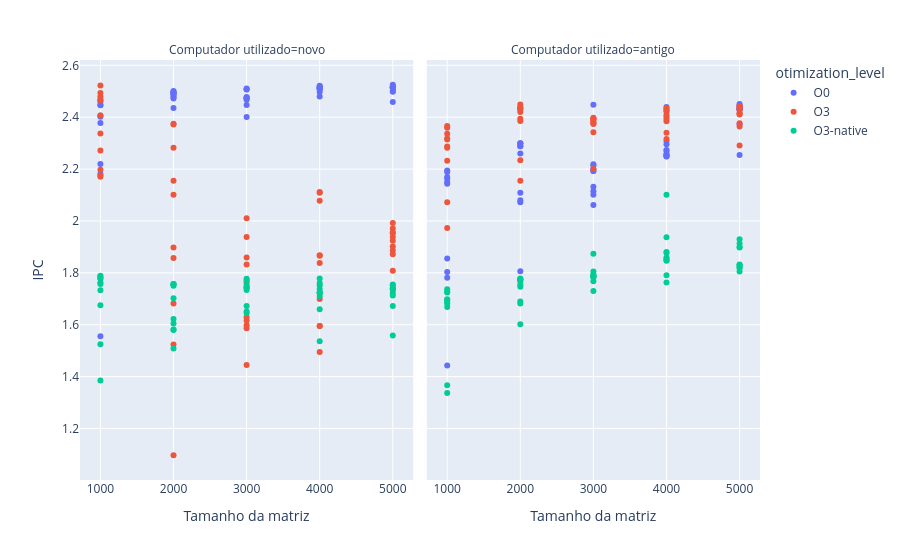
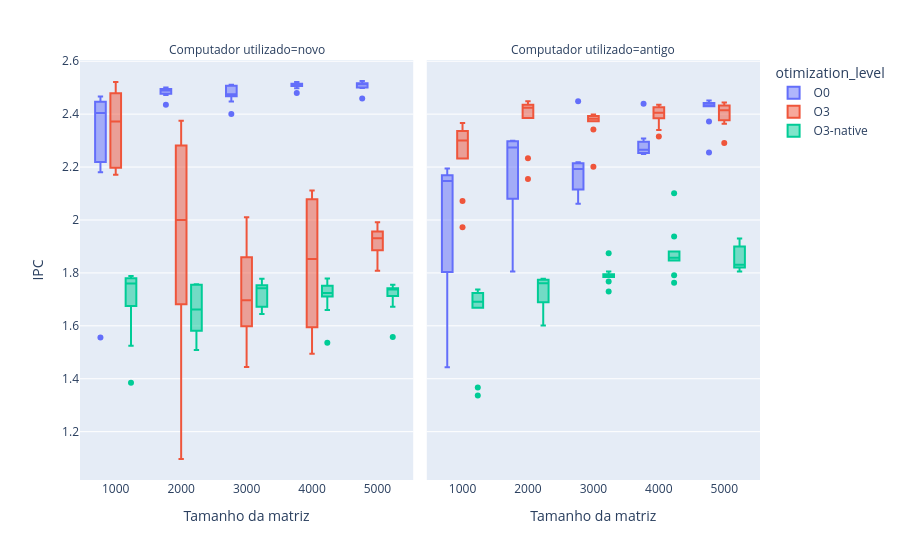

Notebook source saved alongside these figures, in order:
### Code cell
plot_IPC_to_size= px.scatter(complete_metrics, x="matrix_size", y="IPC",
                            facet_col="used_computer", color="otimization_level",
                            hover_data=["time_elapsed", "CPI", "branch-miss-rate", "cache-miss-rate"],
                              labels={
                                    "matrix_size": "Tamanho da matriz",
                                    "time_elapsed": "Tempo de execução (s)",
                                    "used_computer": "Computador utilizado",
                                    "optimization_level": "Nível de otimização",
                                    "branch-miss-rate": "Taxa de Erros de Predição",
                                    "cache-miss-rate": "Taxa de Erros de Acesso a cache"
                                 }                            
                        )
plot_IPC_to_size.update_layout(xaxis={"type": "category"})
plot_IPC_to_size.show()
plot_IPC_to_size.write_html("graficos/scatter_IPC_to_matrix_size.html")
plot_IPC_to_size.write_image("graficos/images/scatter_IPC_to_matrix_size.png")

boxplot_IPC_to_size= px.box(complete_metrics, x="matrix_size", y="IPC",
                            facet_col="used_computer", color="otimization_level",
                            hover_data=["time_elapsed", "CPI", "branch-miss-rate", "cache-miss-rate"],
                              labels={
                                    "matrix_size": "Tamanho da matriz",
                                    "time_elapsed": "Tempo de execução (s)",
                                    "used_computer": "Computador utilizado",
                                    "optimization_level": "Nível de otimização",
                                    "branch-miss-rate": "Taxa de Erros de Predição",
                                    "cache-miss-rate": "Taxa de Erros de Acesso a cache"
                                 }                            
                        )
boxplot_IPC_to_size.update_layout(xaxis={"type": "category"})
boxplot_IPC_to_size.show()
boxplot_IPC_to_size.write_html("graficos/box_IPC_to_matrix_size.html")
boxplot_IPC_to_size.write_image("graficos/images/box_IPC_to_matrix_size.png")

### Figure 1 — Plotly figure (JSON) as saved in the notebook; plotly's stock layout.template omitted (floating-point values rounded to 4 significant figures; data arrays with more than 128 entries replaced by an {"elided": "..."} marker saying what was removed)
{"data": [{"customdata": {"elided": "50x4 float values"}, "hovertemplate": "otimization_level=O0<br>Computador utilizado=novo<br>Tamanho da matriz=%{x}<br>IPC=%{y}<br>Tempo de execução (s)=%{customdata[0]}<br>CPI=%{customdata[1]}<br>Taxa de Erros de Predição=%{customdata[2]}<br>Taxa de Erros de Acesso a cache=%{customdata[3]}<extra></extra>", "legendgroup": "O0", "marker": {"color": "#636efa", "symbol": "circle"}, "mode": "markers", "name": "O0", "orientation": "v", "showlegend": true, "type": "scatter", "x": [1000, 1000, 1000, 1000, 1000, 1000, 1000, 1000, 1000, 1000, 2000, 2000, 2000, 2000, 2000, 2000, 2000, 2000, 2000, 2000, 3000, 3000, 3000, 3000, 3000, 3000, 3000, 3000, 3000, 3000, 4000, 4000, 4000, 4000, 4000, 4000, 4000, 4000, 4000, 4000, 5000, 5000, 5000, 5000, 5000, 5000, 5000, 5000, 5000, 5000], "xaxis": "x", "y": [2.446, 2.467, 2.219, 2.447, 2.406, 2.378, 1.556, 2.402, 2.459, 2.181, 2.473, 2.49, 2.489, 2.477, 2.498, 2.501, 2.495, 2.483, 2.491, 2.436, 2.472, 2.474, 2.508, 2.468, 2.507, 2.478, 2.476, 2.401, 2.447, 2.511, 2.48, 2.497, 2.507, 2.511, 2.514, 2.514, 2.513, 2.512, 2.518, 2.522, 2.499, 2.514, 2.515, 2.501, 2.513, 2.519, 2.525, 2.516, 2.513, 2.459], "yaxis": "y"}, {"customdata": {"elided": "50x4 float values"}, "hovertemplate": "otimization_level=O0<br>Computador utilizado=antigo<br>Tamanho da matriz=%{x}<br>IPC=%{y}<br>Tempo de execução (s)=%{customdata[0]}<br>CPI=%{customdata[1]}<br>Taxa de Erros de Predição=%{customdata[2]}<br>Taxa de Erros de Acesso a cache=%{customdata[3]}<extra></extra>", "legendgroup": "O0", "marker": {"color": "#636efa", "symbol": "circle"}, "mode": "markers", "name": "O0", "orientation": "v", "showlegend": false, "type": "scatter", "x": [1000, 1000, 1000, 1000, 1000, 1000, 1000, 1000, 1000, 1000, 2000, 2000, 2000, 2000, 2000, 2000, 2000, 2000, 2000, 2000, 3000, 3000, 3000, 3000, 3000, 3000, 3000, 3000, 3000, 3000, 4000, 4000, 4000, 4000, 4000, 4000, 4000, 4000, 4000, 4000, 5000, 5000, 5000, 5000, 5000, 5000, 5000, 5000, 5000, 5000], "xaxis": "x2", "y": [1.804, 1.443, 2.194, 2.169, 1.856, 2.144, 2.164, 1.781, 2.15, 2.189, 1.806, 2.288, 2.288, 2.298, 2.109, 2.08, 2.072, 2.261, 2.299, 2.299, 2.448, 2.132, 2.115, 2.101, 2.214, 2.219, 2.193, 2.2, 2.062, 2.193, 2.439, 2.254, 2.249, 2.296, 2.26, 2.25, 2.253, 2.274, 2.271, 2.308, 2.451, 2.255, 2.442, 2.445, 2.435, 2.434, 2.43, 2.431, 2.373, 2.432], "yaxis": "y2"}, {"customdata": {"elided": "50x4 float values"}, "hovertemplate": "otimization_level=O3<br>Computador utilizado=novo<br>Tamanho da matriz=%{x}<br>IPC=%{y}<br>Tempo de execução (s)=%{customdata[0]}<br>CPI=%{customdata[1]}<br>Taxa de Erros de Predição=%{customdata[2]}<br>Taxa de Erros de Acesso a cache=%{customdata[3]}<extra></extra>", "legendgroup": "O3", "marker": {"color": "#EF553B", "symbol": "circle"}, "mode": "markers", "name": "O3", "orientation": "v", "showlegend": true, "type": "scatter", "x": [1000, 1000, 1000, 1000, 1000, 1000, 1000, 1000, 1000, 1000, 2000, 2000, 2000, 2000, 2000, 2000, 2000, 2000, 2000, 2000, 3000, 3000, 3000, 3000, 3000, 3000, 3000, 3000, 3000, 3000, 4000, 4000, 4000, 4000, 4000, 4000, 4000, 4000, 4000, 4000, 5000, 5000, 5000, 5000, 5000, 5000, 5000, 5000, 5000, 5000], "xaxis": "x", "y": [2.171, 2.198, 2.479, 2.175, 2.338, 2.407, 2.465, 2.271, 2.522, 2.493, 2.372, 2.282, 2.101, 2.375, 1.097, 1.898, 1.523, 1.682, 2.155, 1.858, 1.832, 1.859, 2.01, 1.938, 1.445, 1.764, 1.598, 1.587, 1.629, 1.616, 1.495, 1.595, 1.595, 1.699, 1.868, 2.109, 2.078, 2.112, 1.838, 1.866, 1.808, 1.956, 1.971, 1.953, 1.901, 1.923, 1.886, 1.992, 1.938, 1.871], "yaxis": "y"}, {"customdata": {"elided": "50x4 float values"}, "hovertemplate": "otimization_level=O3<br>Computador utilizado=antigo<br>Tamanho da matriz=%{x}<br>IPC=%{y}<br>Tempo de execução (s)=%{customdata[0]}<br>CPI=%{customdata[1]}<br>Taxa de Erros de Predição=%{customdata[2]}<br>Taxa de Erros de Acesso a cache=%{customdata[3]}<extra></extra>", "legendgroup": "O3", "marker": {"color": "#EF553B", "symbol": "circle"}, "mode": "markers", "name": "O3", "orientation": "v", "showlegend": false, "type": "scatter", "x": [1000, 1000, 1000, 1000, 1000, 1000, 1000, 1000, 1000, 1000, 2000, 2000, 2000, 2000, 2000, 2000, 2000, 2000, 2000, 2000, 3000, 3000, 3000, 3000, 3000, 3000, 3000, 3000, 3000, 3000, 4000, 4000, 4000, 4000, 4000, 4000, 4000, 4000, 4000, 4000, 5000, 5000, 5000, 5000, 5000, 5000, 5000, 5000, 5000, 5000], "xaxis": "x2", "y": [2.314, 2.287, 2.336, 2.366, 2.36, 2.282, 2.318, 2.232, 2.072, 1.973, 2.436, 2.386, 2.42, 2.394, 2.438, 2.429, 2.449, 2.155, 2.432, 2.234, 2.379, 2.393, 2.374, 2.394, 2.342, 2.386, 2.201, 2.398, 2.393, 2.377, 2.426, 2.408, 2.34, 2.316, 2.421, 2.43, 2.436, 2.384, 2.402, 2.393, 2.412, 2.411, 2.443, 2.433, 2.377, 2.364, 2.291, 2.417, 2.444, 2.429], "yaxis": "y2"}, {"customdata": {"elided": "50x4 float values"}, "hovertemplate": "otimization_level=O3-native<br>Computador utilizado=novo<br>Tamanho da matriz=%{x}<br>IPC=%{y}<br>Tempo de execução (s)=%{customdata[0]}<br>CPI=%{customdata[1]}<br>Taxa de Erros de Predição=%{customdata[2]}<br>Taxa de Erros de Acesso a cache=%{customdata[3]}<extra></extra>", "legendgroup": "O3-native", "marker": {"color": "#00cc96", "symbol": "circle"}, "mode": "markers", "name": "O3-native", "orientation": "v", "showlegend": true, "type": "scatter", "x": [1000, 1000, 1000, 1000, 1000, 1000, 1000, 1000, 1000, 1000, 2000, 2000, 2000, 2000, 2000, 2000, 2000, 2000, 2000, 2000, 3000, 3000, 3000, 3000, 3000, 3000, 3000, 3000, 3000, 3000, 4000, 4000, 4000, 4000, 4000, 4000, 4000, 4000, 4000, 4000, 5000, 5000, 5000, 5000, 5000, 5000, 5000, 5000, 5000, 5000], "xaxis": "x", "y": [1.757, 1.675, 1.779, 1.762, 1.777, 1.385, 1.733, 1.788, 1.524, 1.787, 1.757, 1.75, 1.755, 1.757, 1.58, 1.508, 1.622, 1.605, 1.702, 1.581, 1.746, 1.645, 1.672, 1.733, 1.651, 1.741, 1.753, 1.742, 1.778, 1.771, 1.711, 1.778, 1.737, 1.66, 1.723, 1.761, 1.725, 1.752, 1.722, 1.536, 1.738, 1.724, 1.738, 1.736, 1.713, 1.672, 1.742, 1.558, 1.756, 1.752], "yaxis": "y"}, {"customdata": {"elided": "50x4 float values"}, "hovertemplate": "otimization_level=O3-native<br>Computador utilizado=antigo<br>Tamanho da matriz=%{x}<br>IPC=%{y}<br>Tempo de execução (s)=%{customdata[0]}<br>CPI=%{customdata[1]}<br>Taxa de Erros de Predição=%{customdata[2]}<br>Taxa de Erros de Acesso a cache=%{customdata[3]}<extra></extra>", "legendgroup": "O3-native", "marker": {"color": "#00cc96", "symbol": "circle"}, "mode": "markers", "name": "O3-native", "orientation": "v", "showlegend": false, "type": "scatter", "x": [1000, 1000, 1000, 1000, 1000, 1000, 1000, 1000, 1000, 1000, 2000, 2000, 2000, 2000, 2000, 2000, 2000, 2000, 2000, 2000, 3000, 3000, 3000, 3000, 3000, 3000, 3000, 3000, 3000, 3000, 4000, 4000, 4000, 4000, 4000, 4000, 4000, 4000, 4000, 4000, 5000, 5000, 5000, 5000, 5000, 5000, 5000, 5000, 5000, 5000], "xaxis": "x2", "y": [1.695, 1.337, 1.367, 1.682, 1.668, 1.698, 1.737, 1.727, 1.724, 1.688, 1.768, 1.746, 1.601, 1.774, 1.774, 1.778, 1.775, 1.682, 1.689, 1.754, 1.73, 1.768, 1.789, 1.795, 1.785, 1.785, 1.784, 1.874, 1.806, 1.786, 1.881, 1.791, 1.937, 1.763, 1.878, 1.847, 1.859, 1.848, 2.101, 1.854, 1.93, 1.82, 1.913, 1.82, 1.805, 1.832, 1.898, 1.828, 1.9, 1.83], "yaxis": "y2"}], "layout": {"annotations": [{"font": {}, "showarrow": false, "text": "Computador utilizado=novo", "x": 0.245, "xanchor": "center", "xref": "paper", "y": 1, "yanchor": "bottom", "yref": "paper"}, {"font": {}, "showarrow": false, "text": "Computador utilizado=antigo", "x": 0.755, "xanchor": "center", "xref": "paper", "y": 1, "yanchor": "bottom", "yref": "paper"}], "legend": {"title": {"text": "otimization_level"}, "tracegroupgap": 0}, "margin": {"t": 60}, "xaxis": {"anchor": "y", "domain": [0, 0.49], "title": {"text": "Tamanho da matriz"}, "type": "category"}, "xaxis2": {"anchor": "y2", "domain": [0.51, 1], "matches": "x", "title": {"text": "Tamanho da matriz"}}, "yaxis": {"anchor": "x", "domain": [0, 1], "title": {"text": "IPC"}}, "yaxis2": {"anchor": "x2", "domain": [0, 1], "matches": "y", "showticklabels": false}}}

### Figure 2 — Plotly figure (JSON) as saved in the notebook; plotly's stock layout.template omitted (floating-point values rounded to 4 significant figures; data arrays with more than 128 entries replaced by an {"elided": "..."} marker saying what was removed)
{"data": [{"alignmentgroup": "True", "customdata": {"elided": "50x4 float values"}, "hovertemplate": "otimization_level=O0<br>Computador utilizado=novo<br>Tamanho da matriz=%{x}<br>IPC=%{y}<br>Tempo de execução (s)=%{customdata[0]}<br>CPI=%{customdata[1]}<br>Taxa de Erros de Predição=%{customdata[2]}<br>Taxa de Erros de Acesso a cache=%{customdata[3]}<extra></extra>", "legendgroup": "O0", "marker": {"color": "#636efa"}, "name": "O0", "notched": false, "offsetgroup": "O0", "orientation": "v", "showlegend": true, "type": "box", "x": [1000, 1000, 1000, 1000, 1000, 1000, 1000, 1000, 1000, 1000, 2000, 2000, 2000, 2000, 2000, 2000, 2000, 2000, 2000, 2000, 3000, 3000, 3000, 3000, 3000, 3000, 3000, 3000, 3000, 3000, 4000, 4000, 4000, 4000, 4000, 4000, 4000, 4000, 4000, 4000, 5000, 5000, 5000, 5000, 5000, 5000, 5000, 5000, 5000, 5000], "x0": " ", "xaxis": "x", "y": [2.446, 2.467, 2.219, 2.447, 2.406, 2.378, 1.556, 2.402, 2.459, 2.181, 2.473, 2.49, 2.489, 2.477, 2.498, 2.501, 2.495, 2.483, 2.491, 2.436, 2.472, 2.474, 2.508, 2.468, 2.507, 2.478, 2.476, 2.401, 2.447, 2.511, 2.48, 2.497, 2.507, 2.511, 2.514, 2.514, 2.513, 2.512, 2.518, 2.522, 2.499, 2.514, 2.515, 2.501, 2.513, 2.519, 2.525, 2.516, 2.513, 2.459], "y0": " ", "yaxis": "y"}, {"alignmentgroup": "True", "customdata": {"elided": "50x4 float values"}, "hovertemplate": "otimization_level=O0<br>Computador utilizado=antigo<br>Tamanho da matriz=%{x}<br>IPC=%{y}<br>Tempo de execução (s)=%{customdata[0]}<br>CPI=%{customdata[1]}<br>Taxa de Erros de Predição=%{customdata[2]}<br>Taxa de Erros de Acesso a cache=%{customdata[3]}<extra></extra>", "legendgroup": "O0", "marker": {"color": "#636efa"}, "name": "O0", "notched": false, "offsetgroup": "O0", "orientation": "v", "showlegend": false, "type": "box", "x": [1000, 1000, 1000, 1000, 1000, 1000, 1000, 1000, 1000, 1000, 2000, 2000, 2000, 2000, 2000, 2000, 2000, 2000, 2000, 2000, 3000, 3000, 3000, 3000, 3000, 3000, 3000, 3000, 3000, 3000, 4000, 4000, 4000, 4000, 4000, 4000, 4000, 4000, 4000, 4000, 5000, 5000, 5000, 5000, 5000, 5000, 5000, 5000, 5000, 5000], "x0": " ", "xaxis": "x2", "y": [1.804, 1.443, 2.194, 2.169, 1.856, 2.144, 2.164, 1.781, 2.15, 2.189, 1.806, 2.288, 2.288, 2.298, 2.109, 2.08, 2.072, 2.261, 2.299, 2.299, 2.448, 2.132, 2.115, 2.101, 2.214, 2.219, 2.193, 2.2, 2.062, 2.193, 2.439, 2.254, 2.249, 2.296, 2.26, 2.25, 2.253, 2.274, 2.271, 2.308, 2.451, 2.255, 2.442, 2.445, 2.435, 2.434, 2.43, 2.431, 2.373, 2.432], "y0": " ", "yaxis": "y2"}, {"alignmentgroup": "True", "customdata": {"elided": "50x4 float values"}, "hovertemplate": "otimization_level=O3<br>Computador utilizado=novo<br>Tamanho da matriz=%{x}<br>IPC=%{y}<br>Tempo de execução (s)=%{customdata[0]}<br>CPI=%{customdata[1]}<br>Taxa de Erros de Predição=%{customdata[2]}<br>Taxa de Erros de Acesso a cache=%{customdata[3]}<extra></extra>", "legendgroup": "O3", "marker": {"color": "#EF553B"}, "name": "O3", "notched": false, "offsetgroup": "O3", "orientation": "v", "showlegend": true, "type": "box", "x": [1000, 1000, 1000, 1000, 1000, 1000, 1000, 1000, 1000, 1000, 2000, 2000, 2000, 2000, 2000, 2000, 2000, 2000, 2000, 2000, 3000, 3000, 3000, 3000, 3000, 3000, 3000, 3000, 3000, 3000, 4000, 4000, 4000, 4000, 4000, 4000, 4000, 4000, 4000, 4000, 5000, 5000, 5000, 5000, 5000, 5000, 5000, 5000, 5000, 5000], "x0": " ", "xaxis": "x", "y": [2.171, 2.198, 2.479, 2.175, 2.338, 2.407, 2.465, 2.271, 2.522, 2.493, 2.372, 2.282, 2.101, 2.375, 1.097, 1.898, 1.523, 1.682, 2.155, 1.858, 1.832, 1.859, 2.01, 1.938, 1.445, 1.764, 1.598, 1.587, 1.629, 1.616, 1.495, 1.595, 1.595, 1.699, 1.868, 2.109, 2.078, 2.112, 1.838, 1.866, 1.808, 1.956, 1.971, 1.953, 1.901, 1.923, 1.886, 1.992, 1.938, 1.871], "y0": " ", "yaxis": "y"}, {"alignmentgroup": "True", "customdata": {"elided": "50x4 float values"}, "hovertemplate": "otimization_level=O3<br>Computador utilizado=antigo<br>Tamanho da matriz=%{x}<br>IPC=%{y}<br>Tempo de execução (s)=%{customdata[0]}<br>CPI=%{customdata[1]}<br>Taxa de Erros de Predição=%{customdata[2]}<br>Taxa de Erros de Acesso a cache=%{customdata[3]}<extra></extra>", "legendgroup": "O3", "marker": {"color": "#EF553B"}, "name": "O3", "notched": false, "offsetgroup": "O3", "orientation": "v", "showlegend": false, "type": "box", "x": [1000, 1000, 1000, 1000, 1000, 1000, 1000, 1000, 1000, 1000, 2000, 2000, 2000, 2000, 2000, 2000, 2000, 2000, 2000, 2000, 3000, 3000, 3000, 3000, 3000, 3000, 3000, 3000, 3000, 3000, 4000, 4000, 4000, 4000, 4000, 4000, 4000, 4000, 4000, 4000, 5000, 5000, 5000, 5000, 5000, 5000, 5000, 5000, 5000, 5000], "x0": " ", "xaxis": "x2", "y": [2.314, 2.287, 2.336, 2.366, 2.36, 2.282, 2.318, 2.232, 2.072, 1.973, 2.436, 2.386, 2.42, 2.394, 2.438, 2.429, 2.449, 2.155, 2.432, 2.234, 2.379, 2.393, 2.374, 2.394, 2.342, 2.386, 2.201, 2.398, 2.393, 2.377, 2.426, 2.408, 2.34, 2.316, 2.421, 2.43, 2.436, 2.384, 2.402, 2.393, 2.412, 2.411, 2.443, 2.433, 2.377, 2.364, 2.291, 2.417, 2.444, 2.429], "y0": " ", "yaxis": "y2"}, {"alignmentgroup": "True", "customdata": {"elided": "50x4 float values"}, "hovertemplate": "otimization_level=O3-native<br>Computador utilizado=novo<br>Tamanho da matriz=%{x}<br>IPC=%{y}<br>Tempo de execução (s)=%{customdata[0]}<br>CPI=%{customdata[1]}<br>Taxa de Erros de Predição=%{customdata[2]}<br>Taxa de Erros de Acesso a cache=%{customdata[3]}<extra></extra>", "legendgroup": "O3-native", "marker": {"color": "#00cc96"}, "name": "O3-native", "notched": false, "offsetgroup": "O3-native", "orientation": "v", "showlegend": true, "type": "box", "x": [1000, 1000, 1000, 1000, 1000, 1000, 1000, 1000, 1000, 1000, 2000, 2000, 2000, 2000, 2000, 2000, 2000, 2000, 2000, 2000, 3000, 3000, 3000, 3000, 3000, 3000, 3000, 3000, 3000, 3000, 4000, 4000, 4000, 4000, 4000, 4000, 4000, 4000, 4000, 4000, 5000, 5000, 5000, 5000, 5000, 5000, 5000, 5000, 5000, 5000], "x0": " ", "xaxis": "x", "y": [1.757, 1.675, 1.779, 1.762, 1.777, 1.385, 1.733, 1.788, 1.524, 1.787, 1.757, 1.75, 1.755, 1.757, 1.58, 1.508, 1.622, 1.605, 1.702, 1.581, 1.746, 1.645, 1.672, 1.733, 1.651, 1.741, 1.753, 1.742, 1.778, 1.771, 1.711, 1.778, 1.737, 1.66, 1.723, 1.761, 1.725, 1.752, 1.722, 1.536, 1.738, 1.724, 1.738, 1.736, 1.713, 1.672, 1.742, 1.558, 1.756, 1.752], "y0": " ", "yaxis": "y"}, {"alignmentgroup": "True", "customdata": {"elided": "50x4 float values"}, "hovertemplate": "otimization_level=O3-native<br>Computador utilizado=antigo<br>Tamanho da matriz=%{x}<br>IPC=%{y}<br>Tempo de execução (s)=%{customdata[0]}<br>CPI=%{customdata[1]}<br>Taxa de Erros de Predição=%{customdata[2]}<br>Taxa de Erros de Acesso a cache=%{customdata[3]}<extra></extra>", "legendgroup": "O3-native", "marker": {"color": "#00cc96"}, "name": "O3-native", "notched": false, "offsetgroup": "O3-native", "orientation": "v", "showlegend": false, "type": "box", "x": [1000, 1000, 1000, 1000, 1000, 1000, 1000, 1000, 1000, 1000, 2000, 2000, 2000, 2000, 2000, 2000, 2000, 2000, 2000, 2000, 3000, 3000, 3000, 3000, 3000, 3000, 3000, 3000, 3000, 3000, 4000, 4000, 4000, 4000, 4000, 4000, 4000, 4000, 4000, 4000, 5000, 5000, 5000, 5000, 5000, 5000, 5000, 5000, 5000, 5000], "x0": " ", "xaxis": "x2", "y": [1.695, 1.337, 1.367, 1.682, 1.668, 1.698, 1.737, 1.727, 1.724, 1.688, 1.768, 1.746, 1.601, 1.774, 1.774, 1.778, 1.775, 1.682, 1.689, 1.754, 1.73, 1.768, 1.789, 1.795, 1.785, 1.785, 1.784, 1.874, 1.806, 1.786, 1.881, 1.791, 1.937, 1.763, 1.878, 1.847, 1.859, 1.848, 2.101, 1.854, 1.93, 1.82, 1.913, 1.82, 1.805, 1.832, 1.898, 1.828, 1.9, 1.83], "y0": " ", "yaxis": "y2"}], "layout": {"annotations": [{"font": {}, "showarrow": false, "text": "Computador utilizado=novo", "x": 0.245, "xanchor": "center", "xref": "paper", "y": 1, "yanchor": "bottom", "yref": "paper"}, {"font": {}, "showarrow": false, "text": "Computador utilizado=antigo", "x": 0.755, "xanchor": "center", "xref": "paper", "y": 1, "yanchor": "bottom", "yref": "paper"}], "boxmode": "group", "legend": {"title": {"text": "otimization_level"}, "tracegroupgap": 0}, "margin": {"t": 60}, "xaxis": {"anchor": "y", "domain": [0, 0.49], "title": {"text": "Tamanho da matriz"}, "type": "category"}, "xaxis2": {"anchor": "y2", "domain": [0.51, 1], "matches": "x", "title": {"text": "Tamanho da matriz"}}, "yaxis": {"anchor": "x", "domain": [0, 1], "title": {"text": "IPC"}}, "yaxis2": {"anchor": "x2", "domain": [0, 1], "matches": "y", "showticklabels": false}}}
